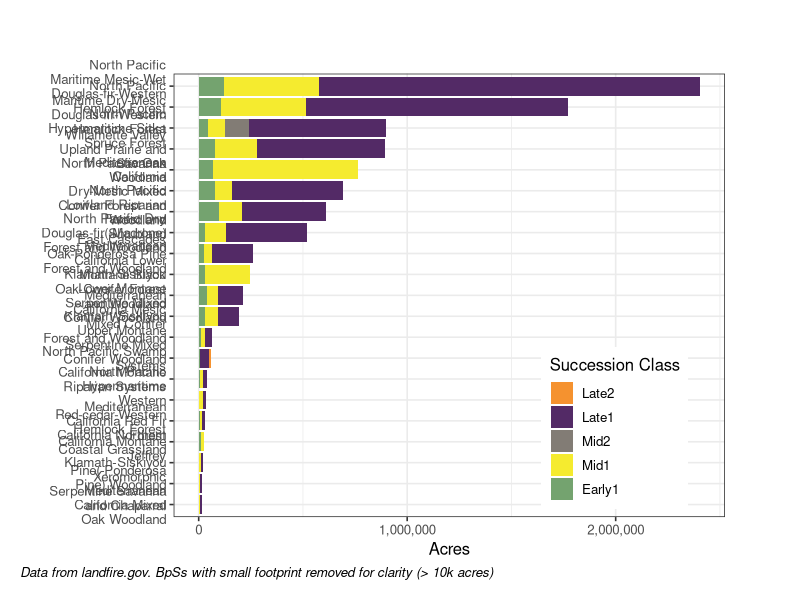
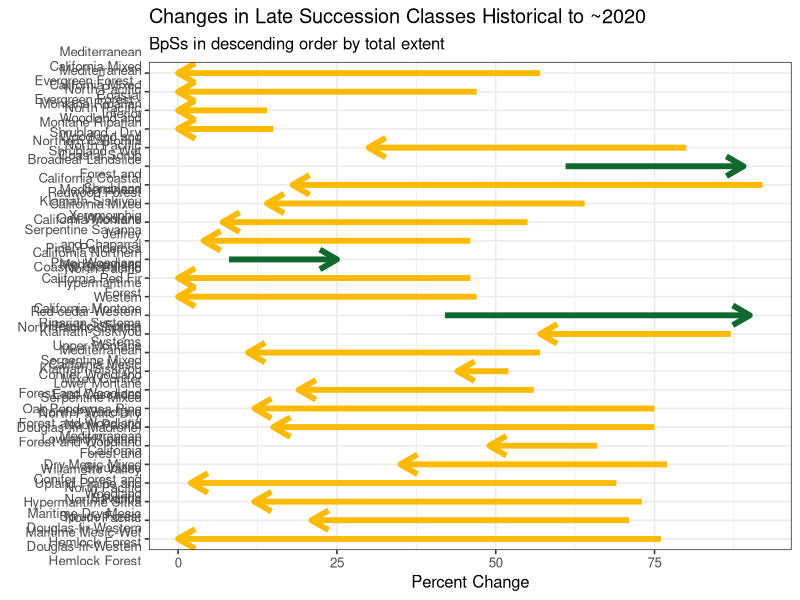
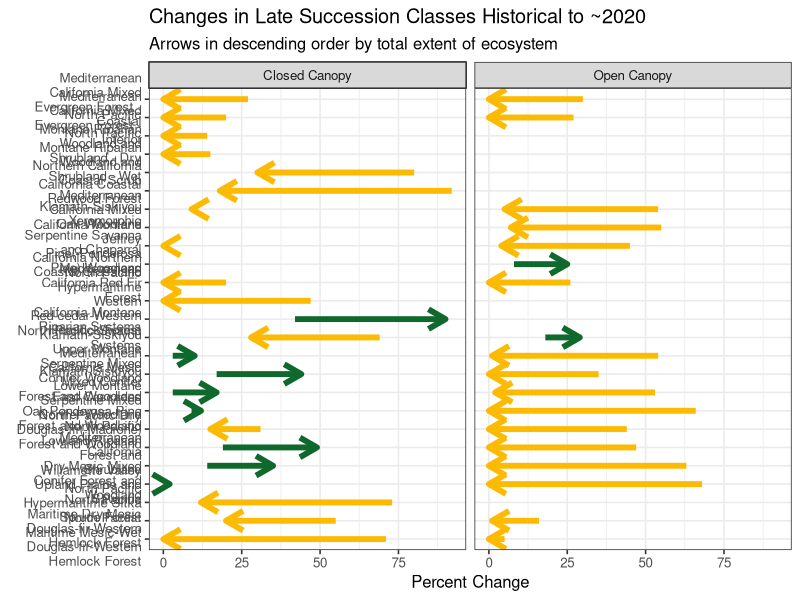

Write the R code that produced these figures, in order.
## ---- chunk 1

library(tidyverse)
library(scales)


raw_data <- read.csv("data/final_df.csv") %>%
  filter(!is.na(age_category)) %>%
  filter(bps_acres > 10000)



# get labels ordered properly

raw_data$age_category <- factor(raw_data$age_category, 
                                    levels = c(
                                      "Early1",
                                      "Mid1",
                                      "Mid2",
                                      "Late1",
                                      "Late2"
                                    ))

raw_data$age_category <- factor(raw_data$age_category, levels = rev(levels(raw_data$age_category)))



plot_acres <-
  ggplot(raw_data, aes(fill = age_category, y = ref_scls_acres, x = reorder(bps_name, -bps_acres))) +
  geom_bar(position = "stack", stat = "identity") +
  coord_flip() +
  labs(
    title = "",
    subtitle = "",
    caption = "Data from landfire.gov. BpSs with small footprint removed for clarity (> 10k acres)",
    x = "",
    y = "Acres",
    fill = "Succession Class") +
  scale_x_discrete(limits = rev, labels = wrap_format(20)) +
  scale_y_continuous(label = comma, n.breaks = 4) + 
  theme_bw(base_size = 12) + 
  scale_fill_manual(values = c("#f5922f", # orange
                               "#532a66", # purple
                               "#827c75", # grey
                               "#f5eb2f", # yellow
                               "#74a36f" # green-natural veg
  )) +
  theme(plot.caption = element_text(hjust = 0, face = "italic"), #Default is hjust=1
        plot.title.position = "plot", #NEW parameter. Apply for subtitle too.
        plot.caption.position =  "plot") +
  theme(legend.position = c(0.8, 0.2)) + 
  theme(plot.margin = unit(c(0.2, 0.75, 0.2, 0.2),
                           "inches"))

plot_acres


## ---- chunk 2

raw_data <- read.csv("data/final_df.csv")


## filter, group and add helper columns

old_classes <- c("Late1", "Late2")

old_growth_loss <- raw_data %>%
  filter(age_category %in% old_classes) %>%
  group_by(bps_name) %>%
  summarize(ref_percent = sum(ref_percent, na.rm = TRUE),
            cur_percent = sum(cur_percent, na.rm = TRUE),
            bps_acres = max(bps_acres)) %>%
  mutate(change = cur_percent - ref_percent,
       sign_change = (change >0)) 


# try arrow plot


arrow_plot <- old_growth_loss |> 
  ggplot(aes(
      x = ref_percent, xend = cur_percent, 
      y = reorder(bps_name, bps_acres), yend = bps_name,
      color = sign_change)) +
  geom_segment(
    arrow = arrow(angle = 30, length = unit(0.5, 'cm')),
    size = 2) +
  labs(
    x = 'Percent Change', 
    y = element_blank(),
    title = 'Changes in Late Succession Classes Historical to ~2020',
    subtitle = 'BpSs in descending order by total extent'
  ) +
  scale_color_manual(
    values = c("#fcba03", "#10692c")) +
  theme_bw(base_size = 12) + 
  theme(legend.position = "none") +
  scale_y_discrete(limits = rev, labels = wrap_format(20)) 


arrow_plot

## ---- chunk 3

## old growth change split out by open/closed


library(tidyverse)

## read in data

raw_data <- read.csv("data/final_df.csv")


## filter, group and add helper columns


old_classes <- c("Late1", "Late2")

old_growth_chng_canopy <- raw_data %>%
  filter(age_category %in% old_classes) %>%
  filter(canopy_category != 'ALL') %>%
  group_by(bps_name, canopy_category) %>%
  summarize(ref_percent = sum(ref_percent, na.rm = TRUE),
            cur_percent = sum(cur_percent, na.rm = TRUE),
            bps_acres = max(bps_acres)) %>%
  mutate(change = cur_percent - ref_percent,
         sign_change = (change > 0)) 


## try chart with facets

facet_names <- c(
  "CLS" = "Closed Canopy",
  "OPN" = "Open Canopy"
)

canopy_arrow_plot <- old_growth_chng_canopy %>%
  ggplot(aes(
    x = ref_percent, xend = cur_percent, 
    y = reorder(bps_name, bps_acres), yend = bps_name,
    color = sign_change)) +
  geom_segment(
    arrow = arrow(angle = 30, length = unit(0.5, 'cm')),
    size = 2) +
  labs(
    x = 'Percent Change', 
    y = element_blank(),
    title = 'Changes in Late Succession Classes Historical to ~2020',
    subtitle = 'Arrows in descending order by total extent of ecosystem'
  ) +
  scale_color_manual(
    values = c("#fcba03", "#10692c")) +
  theme_bw(base_size = 12) + 
  theme(legend.position = "none") +
  facet_wrap(~ canopy_category, 
             ncol = 2,
             labeller = as_labeller(facet_names))+
  scale_y_discrete(limits = rev, labels = wrap_format(20))

canopy_arrow_plot


